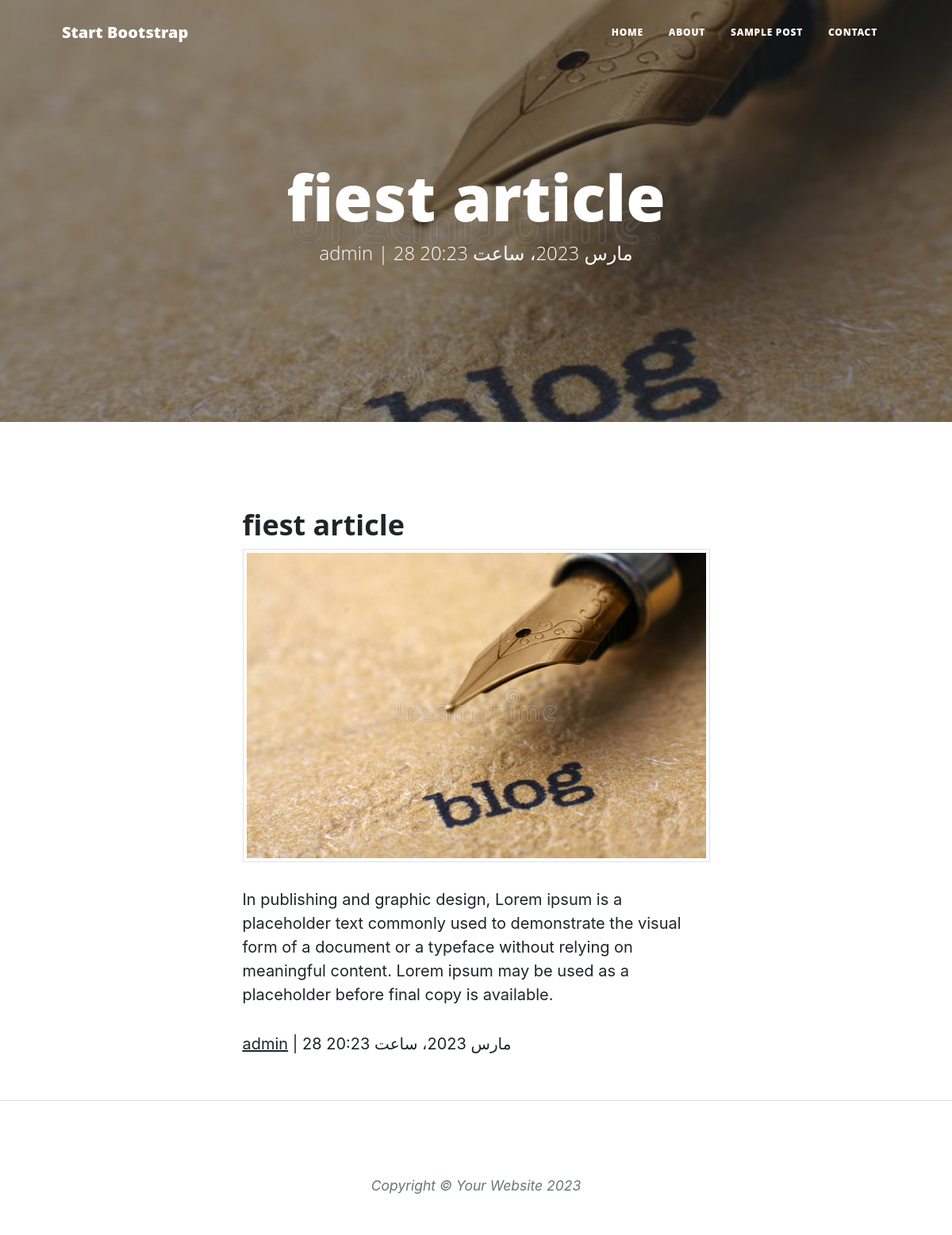
Page /fiest-article on the earlier database version.
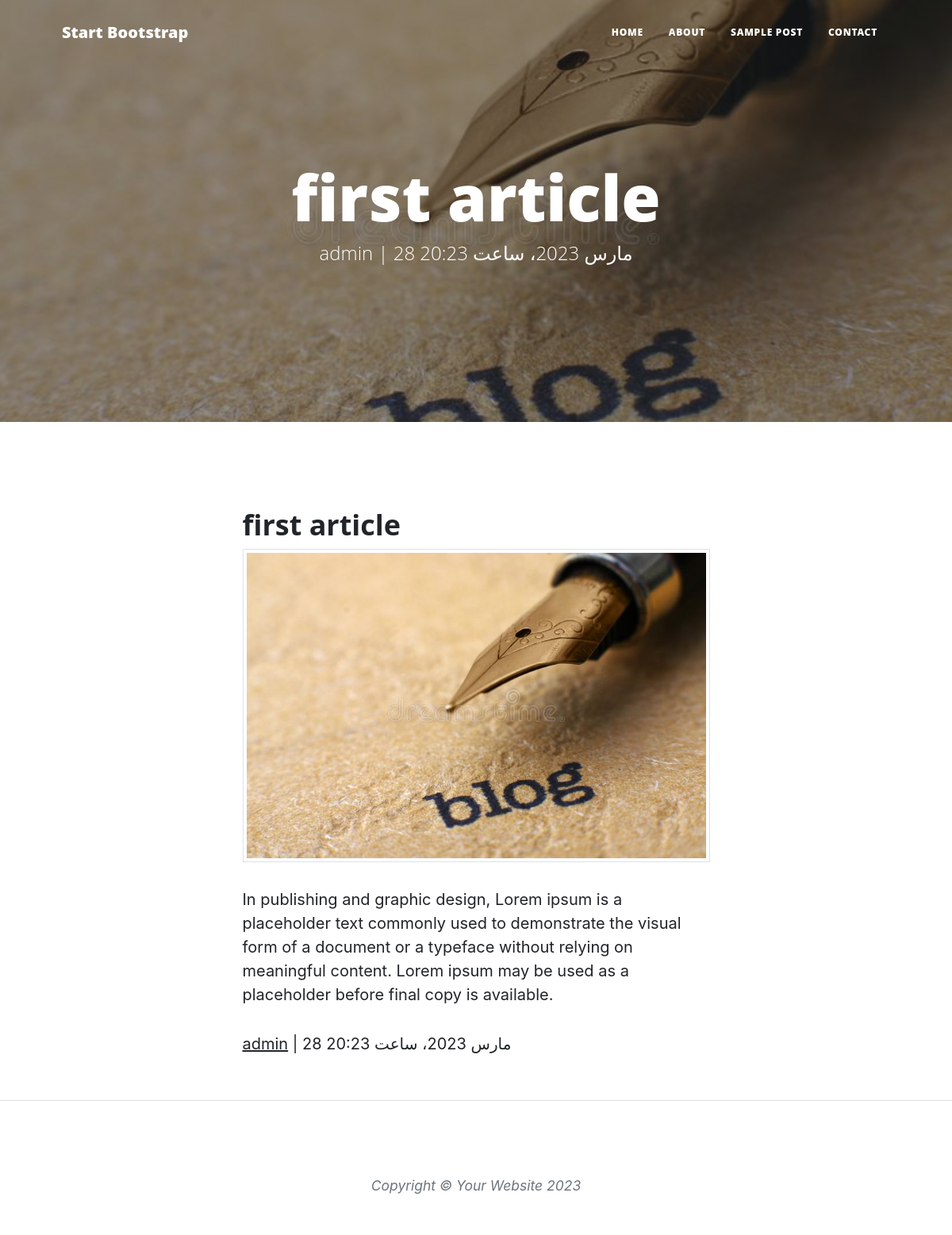
Same page on the later database version.
### blog/models.py (models this page shows, shortened)
class Article(models.Model) :
    STATUS_CHOICES = (
        ('d' , 'پرایوت'),
        ('p' , 'پابلیک')
    )
    title = models.CharField(verbose_name = 'عنوان' , max_length=200)
    slug = models.SlugField(verbose_name = 'عنوان جستجو' , max_length=100 , unique=True)
    description = models.TextField(verbose_name = 'متن')
    thumbnail = models.ImageField(verbose_name = 'تامبنیل' , upload_to='images' , default="defualt/blog.jpg")
    created = models.DateTimeField(verbose_name = 'زمان انتشار' , auto_now_add=True)
    updated = models.DateTimeField(verbose_name = 'زمان بروزرسانی'  , auto_now=True)
    status = models.CharField(verbose_name = 'وضعیت' , max_length=1 , choices=STATUS_CHOICES)
    author = models.ForeignKey( get_user_model() , verbose_name = 'نویسنده' , on_delete=models.CASCADE)
    category = models.ManyToManyField(Category, verbose_name='دسته بندی')
    class Meta :
        verbose_name = 'مقاله'
        verbose_name_plural = 'مقاله ها'
    def jalali_created(self) :
        return jalali_converter(self.created)
    jalali_created.short_description = 'زمان انتشار'

### blog/views.py (the view)
# urls.py: path('<slug:slug>' , article_detail , name='article_detail'),
def article_detail(request , slug) :
    data = get_object_or_404(Article , slug=slug , status='p')
    context = {
        'article' : data,
    }
    return render(request , 'blog/detail.html', context)

### template/blog/detail.html (shortened to what this page needs)
{% extends 'base/base.html' %}
{% block header_pic %}
    {{article.thumbnail.url}}
{% endblock header_pic %}
{% block header_title %} {{article.title}} {% endblock header_title %}
{% block header_text %} {{article.author}} | {{article.created}} {% endblock header_text %}
{% block content %}
    <article class="mb-4">
        <div class="container px-4 px-lg-5">
            <div class="row gx-4 gx-lg-5 justify-content-center">
                <div class="col-md-10 col-lg-8 col-xl-7">
                    <h2 class="section-heading">{{article.title}}</h2>
                    <img src="{{article.thumbnail.url}}" alt="{{article.title}}" class="img-thumbnail">
                    <p>{{article.description|linebreaks}}</p>
                    <p><a href="">{{article.author}}</a> | {{article.created}}</p>
                </div>
            </div>
        </div>
    </article>
{% endblock content %}

### template/base/base.html (shortened to what this page needs)
{% load static %}
<!DOCTYPE html>
<html lang="en">
    <head>
        <link href="{% static 'blog/css/styles.css' %}" rel="stylesheet" />
    </head>
    <body>
        <nav class="navbar navbar-expand-lg navbar-light" id="mainNav">
            <div class="container px-4 px-lg-5">
                <a class="navbar-brand" href="index.html">Start Bootstrap</a>
                <div class="collapse navbar-collapse" id="navbarResponsive">
                    <ul class="navbar-nav ms-auto py-4 py-lg-0">
                        <li class="nav-item"><a class="nav-link px-lg-3 py-3 py-lg-4" href="index.html">Home</a></li>
                        <li class="nav-item"><a class="nav-link px-lg-3 py-3 py-lg-4" href="about.html">About</a></li>
                        <li class="nav-item"><a class="nav-link px-lg-3 py-3 py-lg-4" href="post.html">Sample Post</a></li>
                        <li class="nav-item"><a class="nav-link px-lg-3 py-3 py-lg-4" href="contact.html">Contact</a></li>
                    </ul>
                </div>
            </div>
        </nav>
            <header class="masthead" style="background-image: url({% block header_pic %}{% endblock header_pic %})">
            <div class="container position-relative px-4 px-lg-5">
                <div class="row gx-4 gx-lg-5 justify-content-center">
                    <div class="col-md-10 col-lg-8 col-xl-7">
                        <div class="site-heading">
                            <h1>{% block header_title %}{% endblock header_title %}</h1>
                            <span class="subheading">{% block header_text %}{% endblock header_text %}</span>
                        </div>
                    </div>
                </div>
            </div>
        </header>
        {% block content %}
        {% endblock content %}
        <footer class="border-top">
            <div class="container px-4 px-lg-5">
                <div class="row gx-4 gx-lg-5 justify-content-center">
                    <div class="col-md-10 col-lg-8 col-xl-7">
                        <ul class="list-inline text-center">
                        </ul>
                        <div class="small text-center text-muted fst-italic">Copyright &copy; Your Website 2023</div>
                    </div>
                </div>
            </div>
        </footer>
    </body>
</html>

Differences in the rows shown:
changed Article "admin": title "fiest article" → "first article"
